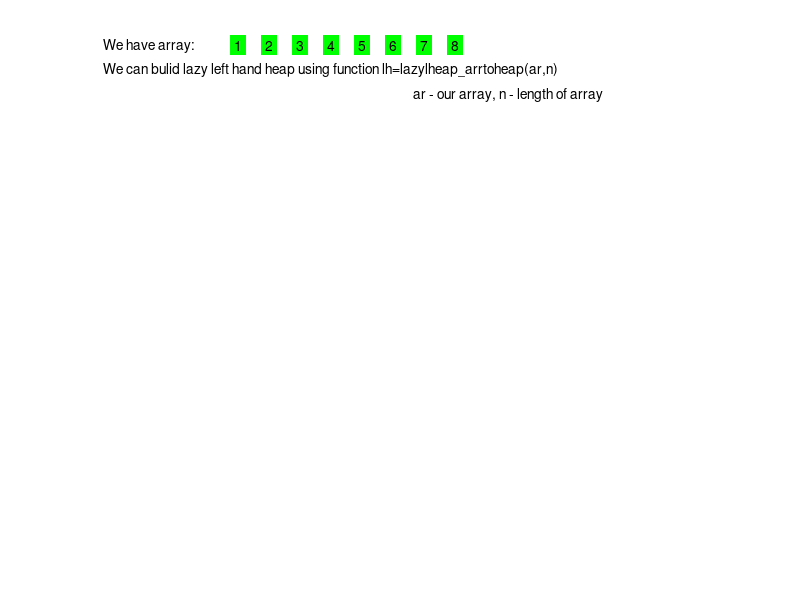

The MATLAB source for this figure: (Note: this script raises an error after producing the figure.)
ar=[1 2 3 4 5 6 7 8];
n=8;
d=2;
% pauses
pn=2;px=4; 
figure('Resize','off');
axis('manual');
axis('off');
hold on;
x=0;y=1;dx=0.05;
text(x,y,'We have array:');
for i=1:n
  text(x+0.21,y,num2str(ar(i)),'BackgroundColor',[0 1 0]);
  x=x+dx;
 end;
text(0,0.95,'We can bulid lazy left hand heap using function lh=lazylheap\_arrtoheap(ar,n)');
text(0.5,0.9,'ar - our array, n - length of array');
pause(pn);

%Transform array to heap; 10-size,2-d for heap (here binary heap)
lh=lazylheap_arrtoheap(ar,n);

%clf;
hold on;
%axis off;
text(0.1,0.8,'RESULT:');
[a b c]=TreeToVect(lh); 
treeplot(a);
x=zeros(1);xy=zeros(1);
[x,y]=treelayout(a);
for i=1:size(x,2);
  xy(i,1)=x(i);
  xy(i,2)=y(i);
end;  
treelabel(xy,b,c);
pause(px); 

clf; 
hold on;
axis off;
text(-0.1,1,'We can find element with minimal priority using function [mf,lh]=lazylheap\_findminprior(lh)');
text(0.5,0.95,'lh - our heap, mf - minimal priority ');
treeplot(a);
[x,y]=treelayout(a);
for i=1:size(x,2)
  xy(i,1)=x(i);
  xy(i,2)=y(i);
end;  
treelabel(xy,b,c);
pause(pn)

% Search minimal priority 
[mf,lh]=lazylheap_findminprior(lh);

clf; 
hold on;
axis off;
text(-0.1,1,'We can find element with minimal priority using function [mf,lh]=lazylheap\_findminprior(lh)');
text(0.5,0.95,'lh - our heap, mf - minimal priority ');
text(0.21,0.9,'RESULT');
[a b c]=TreeToVect(lh);
treeplot(a);
x=zeros(1);xy=zeros(1);
[x,y]=treelayout(a);
for i=1:size(x,2)
  xy(i,1)=x(i);
  xy(i,2)=y(i);
end;  
treelabel(xy,b,c);
xy=zeros(1);
xy(1,1)=x(1);xy(1,2)=y(1);
treelabel(xy,b(1,1),c(1,1),'Background',[1 0 0]);
pause(px); 

clf; 
hold on;
axis off;
text(-0.1,1,'We can delete element with minimal priority using function lh=lazylheap\_delminprior(lh)');
text(0.5,0.95,'lh - our heap');
treeplot(a);
[x,y]=treelayout(a);
for i=1:n
  xy(i,1)=x(i);
  xy(i,2)=y(i);
end;  
treelabel(xy,b,c);
pause(pn)

%Delete minimal priority
lh=lheap_delminprior(lh);
clf; 
hold on;
axis('off');
text(-0.1,1,'We can delete element with minimal priority using function lh=lheap\_delminprior(lh)');
text(0.5,0.95,'lh - our heap');
text(0.21,0.9,'RESULT');
[a b c]= TreeToVect(lh);    
treeplot(a);
x=zeros(1);
[x,y]=treelayout(a);
xy=zeros(1);
for i=1:size(x,2)
  xy(i,1)=x(i);
  xy(i,2)=y(i);
end;  
treelabel(xy,b,c);
pause(px); 

%Find element with priority 5 and data 5
lh=lazylheap_find(lh,5,5);
clf; 
hold on;
axis('off');
text(-0.1,1,'We can find element with priority p and data d using function lh=lazylheap\_find(lh,d,p)');
text(0.21,0.95,'in this example p=5, d=5');
treeplot(a);
treelabel(xy,b,c);
pause(pn);
text(0.21,0.9,'RESULT');
xy=zeros(1,2);
num=CurInTreeToNum(lh);
xy(1,1)=x(num);xy(1,2)=y(num);
treelabel(xy,b(1,num),c(1,num),'Background',[1 0 0]);
pause(px); 
 
% and change priority of this element(new priority 11)
lh=lazylheap_diffprior(lh,11);
clf; 
hold on;
axis('off');
text(-0.1,1,'and change priority of this element using function lh=lazylheap\_diffprior(lh,p)');
text(0.21,0.95,'in this example p=11');
treeplot(a);
x=zeros(1);
[x,y]=treelayout(a);
xy=zeros(1);
for i=1:size(x,2)
  xy(i,1)=x(i);
  xy(i,2)=y(i);
end;  
treelabel(xy,b,c);
pause(pn);

clf; 
hold on;
axis('off');
text(-0.1,1,'and change priority of this element using function lh=lazylheap\_diffprior(lh,p)');
text(0.21,0.95,'in this example p=11');
text(0.21,0.9,'RESULT');
a=zeros(1);
[a b c]=TreeToVect(lh);
treeplot(a);
x=zeros(1);
[x,y]=treelayout(a);
xy=zeros(1);
for i=1:size(x,2)
  xy(i,1)=x(i);
  xy(i,2)=y(i);
end;  
treelabel(xy,b,c);
pause(px); 

% input new element with data 7 and priority 5
lh=lazylheap_insert(lh,7,5);

clf; 
hold on;
axis('off');
text(-0.1,1,'We can insert new element with priority p and data d using function lh=lazylheap\_insert(lh,d,p)');
text(0.21,0.95,'in this example d=7,p=5');
treeplot(a);
treelabel(xy,b,c);
pause(pn);

clf; 
hold on;
axis('off');
text(-0.1,1,'We can insert new element with priority p and data d using function lh=lazylheap\_insert(lh,d,p)');
text(0.21,0.95,'in this example d=7,p=5');
text(0.21,0.9,'RESULT');
[a b c]=TreeToVect(lh);
treeplot(a);
x=zeros(1);
[x,y]=treelayout(a);
for i=1:size(x,2)
  xy(i,1)=x(i);
  xy(i,2)=y(i);
end;  
treelabel(xy,b,c);
pause(px); 

%Current size of heap
s=dheap_size(lh);
clf; 
hold on;
axis('off');
text(-0.1,1,'We can see size of heap in this moment using function s=lazylheap\_size(lh)');
text(0.21,0.95,'in this example s=');
treeplot(a);
treelabel(xy,b,c);
pause(pn);
text(0.45,0.95,num2str(s),'BackgroundColor',[0 1 0]);
pause(px);

%Merge 2 heaps
ar2=[12 13 14];
lh1=lazylheap_arrtoheap(ar2,3);

clf; 
hold on;
axis('off');
text(-0.1,1,'We can merge two heaps lh and lh1 using function lh=lazylheap\_merge(lh,lh1)');
text(0.21,0.95,'in this example lh - our heap from previews examples,');
treeplot(a);
treelabel(xy,b,c);
pause(pn);

clf; 
hold on;
axis('off');
text(-0.1,1,'We can merge two heaps lh and lh1 using function lh=lazylheap\_merge(lh,lh1)');
text(0.21,0.95,'lh1 - lazy left heap with elements 12,13,14');
[a b c]=TreeToVect(lh1);
treeplot(a);
xy=zeros(1);
x=zeros(1);
[x,y]=treelayout(a);
for i=1:size(x,2)
  xy(i,1)=x(i);
  xy(i,2)=y(i);
end;  
treelabel(xy,b,c);
pause(pn); 

[lh lh1]=lazylheap_merge(lh,lh1);

clf; 
hold on;
axis('off');
text(-0.1,1,'We can merge two heaps lh and lh1 using function lh=lazylheap\_merge(lh,lh1)');
text(0.21,0.9,'RESULT');
[a b c]=TreeToVect(lh);
treeplot(a);
x=zeros(1);
[x,y]=treelayout(a);
for i=1: size(x,2)
  xy(i,1)=x(i);
  xy(i,2)=y(i);
end;  
treelabel(xy,b,c);
pause(px); 
